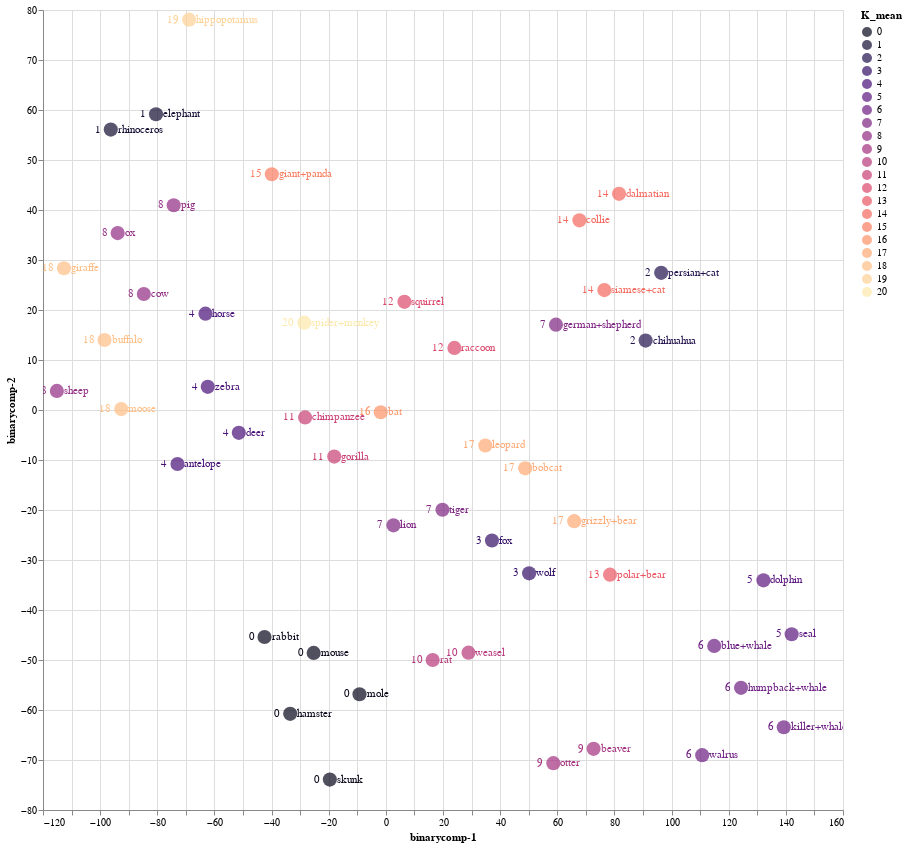

Here is the notebook cell this chart was saved with:
### Code cell
source = tsne_binary_df1

points = alt.Chart(source).mark_circle(size=200).encode(
    x='binarycomp-1:Q',
    y='binarycomp-2:Q',
    color=alt.Color('K_mean:N', scale=alt.Scale(scheme='Magma'))
    ).properties(
    width=800,
    height=800
)

text1 = points.mark_text(
    align='left',
    baseline='middle',
    dx=7
).encode(
    text='index:N'
)

text2 = points.mark_text(
    align='right',
    baseline='middle',
    dx=-10
).encode(
    text='K_mean:N'
)

points.interactive() + text1 + text2

### Figure 1 — Vega-Lite specification as saved in the notebook (floating-point values rounded to 4 significant figures)
{"config": {"view": {"continuousWidth": 400, "continuousHeight": 300}}, "layer": [{"mark": {"type": "circle", "size": 200}, "encoding": {"color": {"field": "K_mean", "scale": {"scheme": "Magma"}, "type": "nominal"}, "x": {"field": "binarycomp-1", "type": "quantitative"}, "y": {"field": "binarycomp-2", "type": "quantitative"}}, "height": 800, "selection": {"selector018": {"type": "interval", "bind": "scales", "encodings": ["x", "y"]}}, "width": 800}, {"mark": {"type": "text", "align": "left", "baseline": "middle", "dx": 7}, "encoding": {"color": {"field": "K_mean", "scale": {"scheme": "Magma"}, "type": "nominal"}, "text": {"field": "index", "type": "nominal"}, "x": {"field": "binarycomp-1", "type": "quantitative"}, "y": {"field": "binarycomp-2", "type": "quantitative"}}, "height": 800, "width": 800}, {"mark": {"type": "text", "align": "right", "baseline": "middle", "dx": -10}, "encoding": {"color": {"field": "K_mean", "scale": {"scheme": "Magma"}, "type": "nominal"}, "text": {"field": "K_mean", "type": "nominal"}, "x": {"field": "binarycomp-1", "type": "quantitative"}, "y": {"field": "binarycomp-2", "type": "quantitative"}}, "height": 800, "width": 800}], "data": {"name": "data-04460fbb8704fe845dd98f39a3381b95"}, "$schema": "https://vega.github.io/schema/vega-lite/v4.17.0.json", "datasets": {"data-04460fbb8704fe845dd98f39a3381b95": [{"binarycomp-1": -72.93, "binarycomp-2": -10.79, "index": "antelope", "order": "ARTIODACTYLA", "family": "BOVIDAE", "K_mean": 4}, {"binarycomp-1": 65.92, "binarycomp-2": -22.24, "index": "grizzly+bear", "order": "CARNIVORA", "family": "URSIDAE", "K_mean": 17}, {"binarycomp-1": 139.3, "binarycomp-2": -63.44, "index": "killer+whale", "order": "ARTIODACTYLA", "family": "DELPHINIDAE", "K_mean": 6}, {"binarycomp-1": 72.7, "binarycomp-2": -67.76, "index": "beaver", "order": "RODENTIA", "family": "APLODONTIIDAE", "K_mean": 9}, {"binarycomp-1": 81.61, "binarycomp-2": 43.23, "index": "dalmatian", "order": "CARNIVORA", "family": "CANIDAE", "K_mean": 14}, {"binarycomp-1": 96.35, "binarycomp-2": 27.43, "index": "persian+cat", "order": "CARNIVORA", "family": "FELIDAE", "K_mean": 2}, {"binarycomp-1": -63.14, "binarycomp-2": 19.26, "index": "horse", "order": "PERISSODACTYLA", "family": "EQUIDAE", "K_mean": 4}, {"binarycomp-1": 59.53, "binarycomp-2": 17.07, "index": "german+shepherd", "order": "CARNIVORA", "family": "CANIDAE", "K_mean": 7}, {"binarycomp-1": 114.9, "binarycomp-2": -47.18, "index": "blue+whale", "order": "ARTIODACTYLA", "family": "BALAENOPTERIDAE", "K_mean": 6}, {"binarycomp-1": 76.47, "binarycomp-2": 23.98, "index": "siamese+cat", "order": "CARNIVORA", "family": "FELIDAE", "K_mean": 14}, {"binarycomp-1": -19.61, "binarycomp-2": -73.92, "index": "skunk", "order": "CARNIVORA", "family": "MEPHITIDAE", "K_mean": 0}, {"binarycomp-1": -9.22, "binarycomp-2": -56.84, "index": "mole", "order": "EULIPOTYPHLA", "family": "TALPIDAE", "K_mean": 0}, {"binarycomp-1": 19.82, "binarycomp-2": -19.95, "index": "tiger", "order": "CARNIVORA", "family": "FELIDAE", "K_mean": 7}, {"binarycomp-1": -68.86, "binarycomp-2": 78.07, "index": "hippopotamus", "order": "ARTIODACTYLA", "family": "HIPPOPOTAMIDAE", "K_mean": 19}, {"binarycomp-1": 34.82, "binarycomp-2": -7.1, "index": "leopard", "order": "CARNIVORA", "family": "FELIDAE", "K_mean": 17}, {"binarycomp-1": -92.61, "binarycomp-2": 0.1875, "index": "moose", "order": "ARTIODACTYLA", "family": "CERVIDAE", "K_mean": 18}, {"binarycomp-1": -28.58, "binarycomp-2": 17.46, "index": "spider+monkey", "order": "PRIMATES", "family": "ATELIDAE", "K_mean": 20}, {"binarycomp-1": 124.3, "binarycomp-2": -55.57, "index": "humpback+whale", "order": "ARTIODACTYLA", "family": "BALAENOPTERIDAE", "K_mean": 6}, {"binarycomp-1": -80.45, "binarycomp-2": 59.15, "index": "elephant", "order": "PROBOSCIDEA", "family": "ELEPHANTIDAE", "K_mean": 1}, {"binarycomp-1": -18.06, "binarycomp-2": -9.325, "index": "gorilla", "order": "PRIMATES", "family": "HOMINIDAE", "K_mean": 11}, {"binarycomp-1": -93.87, "binarycomp-2": 35.38, "index": "ox", "order": "ARTIODACTYLA", "family": "BOVIDAE", "K_mean": 8}, {"binarycomp-1": 37.14, "binarycomp-2": -26.11, "index": "fox", "order": "CARNIVORA", "family": "CANIDAE", "K_mean": 3}, {"binarycomp-1": -115.2, "binarycomp-2": 3.824, "index": "sheep", "order": "ARTIODACTYLA", "family": "BOVIDAE", "K_mean": 8}, {"binarycomp-1": 142.0, "binarycomp-2": -44.85, "index": "seal", "order": "CARNIVORA", "family": "PHOCIDAE", "K_mean": 5}, {"binarycomp-1": -28.26, "binarycomp-2": -1.483, "index": "chimpanzee", "order": "PRIMATES", "family": "HOMINIDAE", "K_mean": 11}, {"binarycomp-1": -33.48, "binarycomp-2": -60.76, "index": "hamster", "order": "RODENTIA", "family": "CRICETIDAE", "K_mean": 0}, {"binarycomp-1": 6.507, "binarycomp-2": 21.63, "index": "squirrel", "order": "RODENTIA", "family": "SCIURIDAE", "K_mean": 12}, {"binarycomp-1": -96.27, "binarycomp-2": 56.08, "index": "rhinoceros", "order": "PERISSODACTYLA", "family": "RHINOCEROTIDAE", "K_mean": 1}, {"binarycomp-1": -42.47, "binarycomp-2": -45.41, "index": "rabbit", "order": "LAGOMORPHA", "family": "LEPORIDAE", "K_mean": 0}, {"binarycomp-1": -1.798, "binarycomp-2": -0.4444, "index": "bat", "order": "CHIROPTERA", "family": "PHYLLOSTOMIDAE", "K_mean": 16}, {"binarycomp-1": -112.7, "binarycomp-2": 28.34, "index": "giraffe", "order": "ARTIODACTYLA", "family": "GIRAFFIDAE", "K_mean": 18}, {"binarycomp-1": 50.14, "binarycomp-2": -32.67, "index": "wolf", "order": "CARNIVORA", "family": "CANIDAE", "K_mean": 3}, {"binarycomp-1": 90.92, "binarycomp-2": 13.88, "index": "chihuahua", "order": "CARNIVORA", "family": "CANIDAE", "K_mean": 2}, {"binarycomp-1": 16.38, "binarycomp-2": -49.99, "index": "rat", "order": "RODENTIA", "family": "CRICETIDAE", "K_mean": 10}, {"binarycomp-1": 28.92, "binarycomp-2": -48.53, "index": "weasel", "order": "CARNIVORA", "family": "MUSTELIDAE", "K_mean": 10}, {"binarycomp-1": 58.62, "binarycomp-2": -70.63, "index": "otter", "order": "CARNIVORA", "family": "MUSTELIDAE", "K_mean": 9}, {"binarycomp-1": -98.47, "binarycomp-2": 14.0, "index": "buffalo", "order": "ARTIODACTYLA", "family": "BOVIDAE", "K_mean": 18}, {"binarycomp-1": -62.33, "binarycomp-2": 4.639, "index": "zebra", "order": "PERISSODACTYLA", "family": "EQUIDAE", "K_mean": 4}, {"binarycomp-1": -39.92, "binarycomp-2": 47.14, "index": "giant+panda", "order": "CARNIVORA", "family": "URSIDAE", "K_mean": 15}, {"binarycomp-1": -51.46, "binarycomp-2": -4.567, "index": "deer", "order": "ARTIODACTYLA", "family": "CERVIDAE", "K_mean": 4}, {"binarycomp-1": 48.74, "binarycomp-2": -11.67, "index": "bobcat", "order": "CARNIVORA", "family": "FELIDAE", "K_mean": 17}, {"binarycomp-1": -74.26, "binarycomp-2": 40.96, "index": "pig", "order": "ARTIODACTYLA", "family": "SUIDAE", "K_mean": 8}, {"binarycomp-1": 2.66, "binarycomp-2": -23.07, "index": "lion", "order": "CARNIVORA", "family": "FELIDAE", "K_mean": 7}, {"binarycomp-1": -25.27, "binarycomp-2": -48.59, "index": "mouse", "order": "RODENTIA", "family": "CRICETIDAE", "K_mean": 0}, {"binarycomp-1": 78.45, "binarycomp-2": -32.93, "index": "polar+bear", "order": "CARNIVORA", "family": "URSIDAE", "K_mean": 13}, {"binarycomp-1": 67.75, "binarycomp-2": 37.93, "index": "collie", "order": "CARNIVORA", "family": "CANIDAE", "K_mean": 14}, {"binarycomp-1": 110.7, "binarycomp-2": -69.04, "index": "walrus", "order": "CARNIVORA", "family": "ODOBENIDAE", "K_mean": 6}, {"binarycomp-1": 23.99, "binarycomp-2": 12.41, "index": "raccoon", "order": "CARNIVORA", "family": "PROCYONIDAE", "K_mean": 12}, {"binarycomp-1": -84.71, "binarycomp-2": 23.19, "index": "cow", "order": "ARTIODACTYLA", "family": "BOVIDAE", "K_mean": 8}, {"binarycomp-1": 132.2, "binarycomp-2": -34.06, "index": "dolphin", "order": "ARTIODACTYLA", "family": "DELPHINIDAE", "K_mean": 5}]}}
